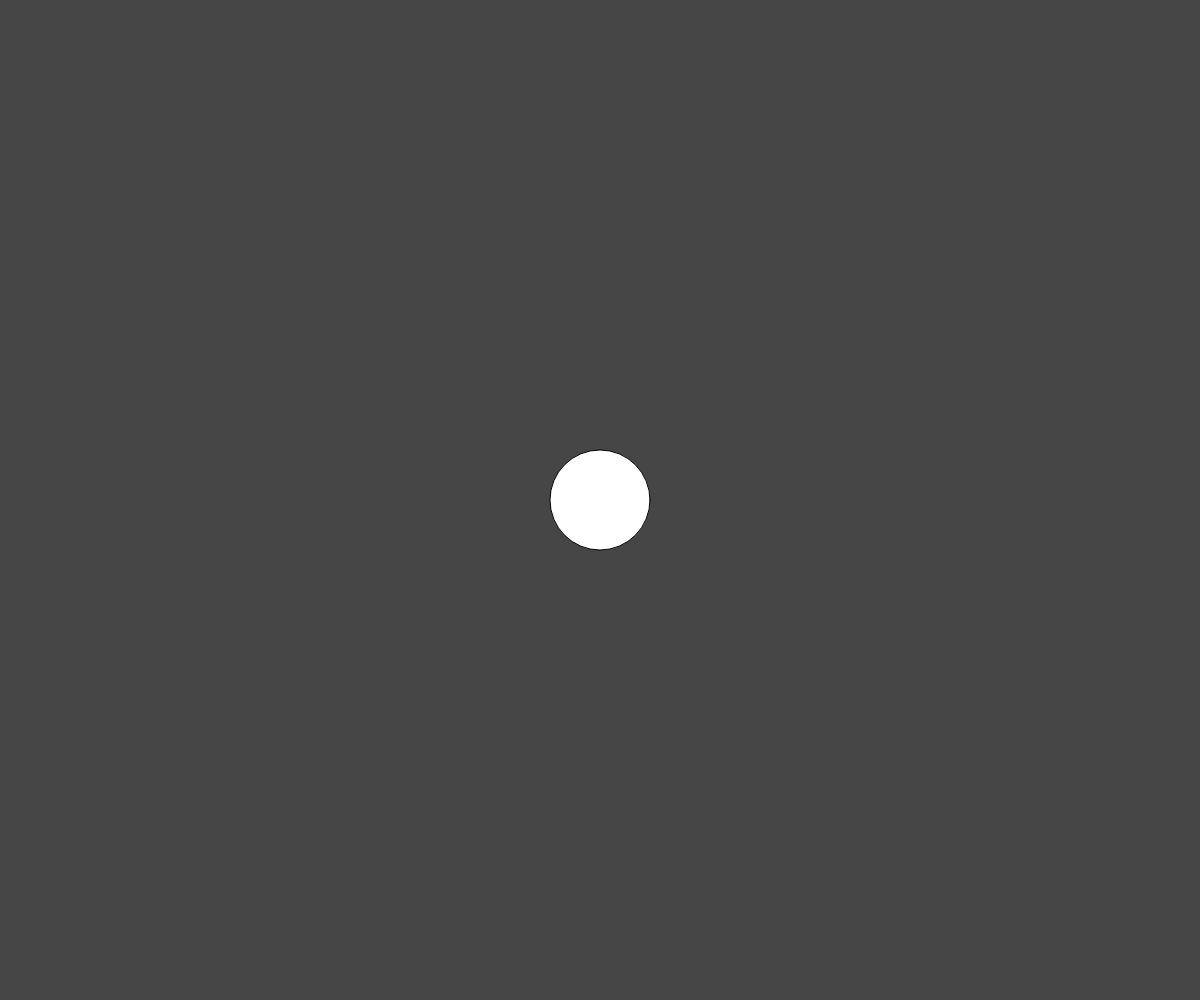
Frame 1 (no input)
Frame 60 (no input): identical to frame 1, image omitted
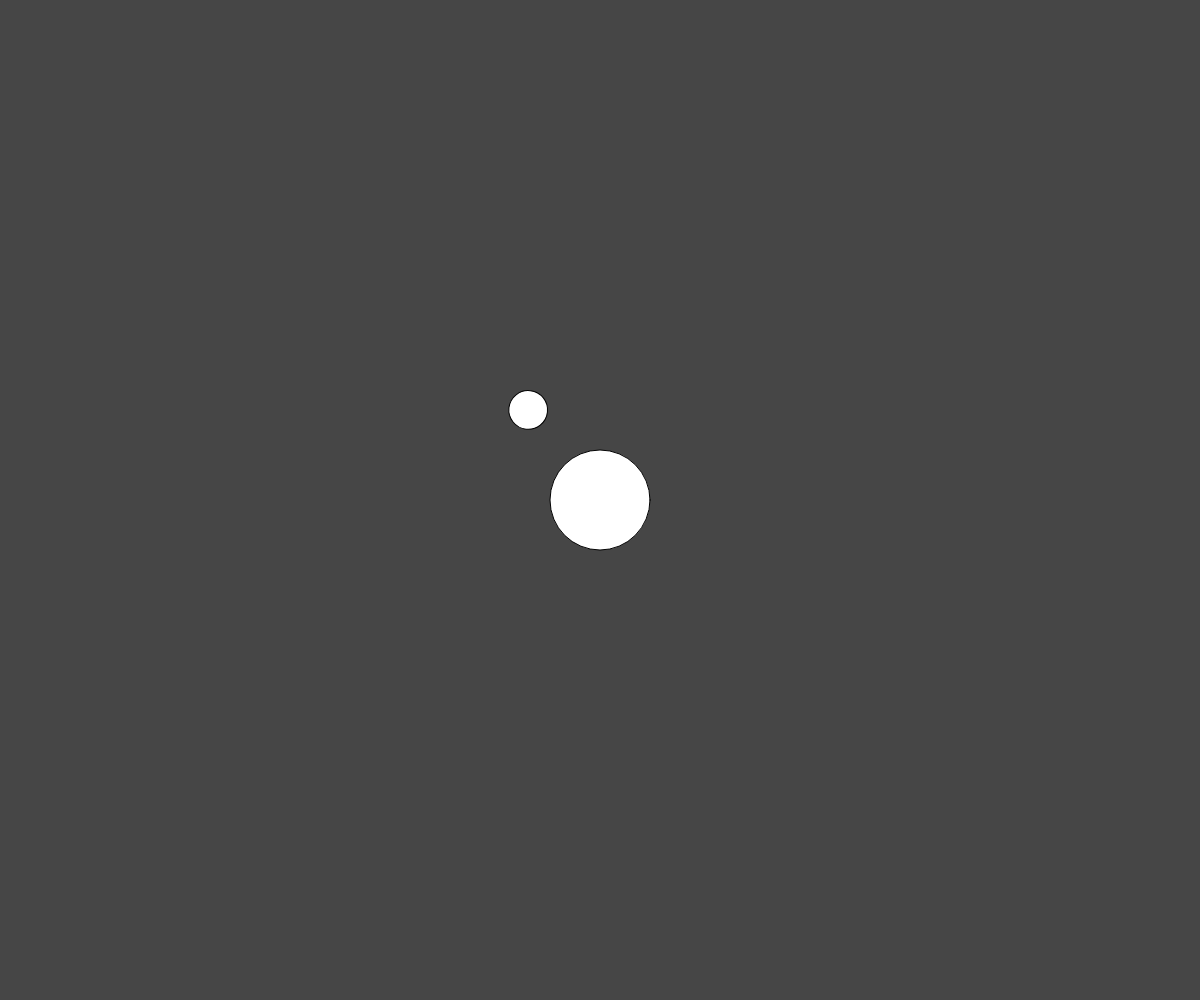
Frame 120 (the mouse pressed at the canvas centre since frame 60)

The p5.js sketch that drew these frames (run headless with seeded random() and noise() and a simulated clock; from frame 60 on, the mouse is pressed at the canvas centre):

// p5.js sketch
// ── sketch.js
// Planets and Moons
// Junyu
// March 19th, 2025
// Storing objects in objects, overwriting objects, basic

let myPlanet;

function setup() {
  createCanvas(windowWidth, windowHeight);
  angleMode(DEGREES);
  myPlanet = new Planet(width/2, height/2);
}

function draw() {
  background(70);
  myPlanet.display();
}

function mousePressed(){
  //mouseClicked() → behaves differently in certain browsers
  if(keyIsPressed && keyCode === SHIFT){
    myPlanet = new Planet(mouseX, mouseY);
  }
  else{
    myPlanet.createMoon();
  }
}

function keyPressed(){
  //if any key (other than SHIFT) is pressed...
  if(keyCode !== SHIFT){
    myPlanet.relocate(mouseX, mouseY);
  }
}

class Planet{
  //1. Constructor
  constructor(x, y){
    this.x = x;   this.y = y;   this.s = 100;
    this.moons = [];
  }
  //2. Class Functions
  display(){
    //draw the planet + all the moons
    circle(this.x, this.y, this.s);

    for(let m of this.moons){
      m.update();
    }
  }

  relocate(x, y){
    //First, the planet:
    this.x = x;   this.y = y; 
    //Then, the moons:
    for(let m of this.moons){
      m.x = x;   m.y = y;
    }
  }

  createMoon(){
    this.moons.push( new Moon(this.x, this.y) );
  }
}

class Moon{
  constructor(x,y){
    this.x = x;  this.y = y;   this.speed = random(1,5);
    this.angle = 0;  this.orbitRadius = random(80,250); this.s = random(5,50);
  }
  update(){
    //handles all internal class function calls
    this.move();
    this.display();
  }

  move(){
    this.angle += this.speed;
  }

  display(){
    push();
    translate(this.x, this.y);
    rotate(this.angle);
    circle(this.orbitRadius, 0, this.s);
    pop();
  }
}
